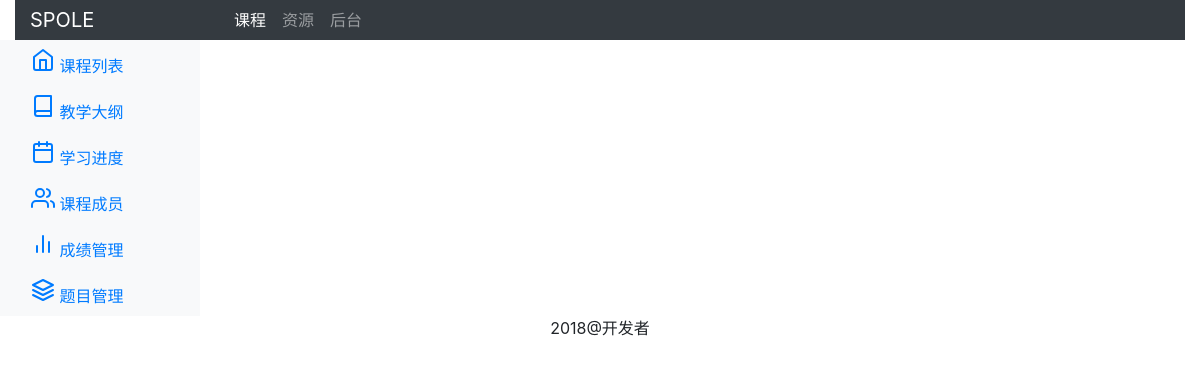
Before: /cms/course/1/questions with the older database file.
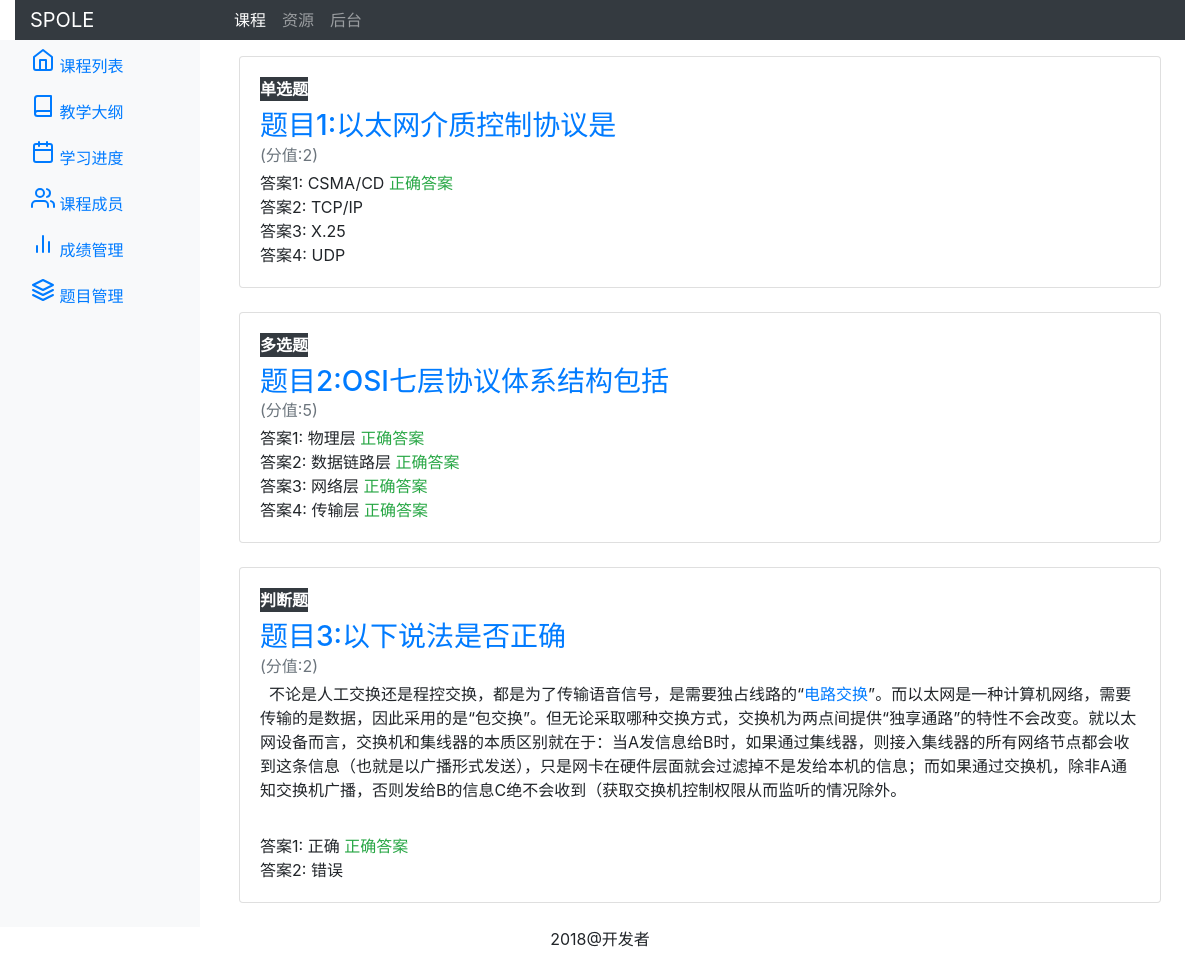
After: the same page with the newer database file.
### cms/models.py (models this page shows, shortened)
class Question(models.Model):
    QTYPE_CHOICES = (
    ('single', '单选题'),
    ('multiple', '多选题'),
    ('judgment', '判断题'),
    )
    course = models.ForeignKey(Course,on_delete=models.CASCADE,related_name="questions",default=None,verbose_name='所属课程')
    title = models.CharField(max_length=300,verbose_name='标题')
    subject = RichTextUploadingField(blank=True,verbose_name='题干')
    qtype = models.CharField(max_length=300,choices=QTYPE_CHOICES,verbose_name='题型')
    score = models.CharField(max_length=300,verbose_name='得分')
    class Meta:
        verbose_name_plural = '题目'

class Option(models.Model):
    question = models.ForeignKey(Question,on_delete=models.CASCADE,related_name="options",default=None,verbose_name='所属题目')
    content = models.CharField(max_length=300,verbose_name='选项内容')
    correct = models.BooleanField(verbose_name='是否答案')
    class Meta:
        verbose_name_plural = '题目选项'

### cms/views.py (the view)
# urls.py: path('course/<int:course_id>/questions',views.question_list,name="questions"),
def question_list(request,course_id):
    questions = Question.objects.filter(course_id=course_id)
    return render(request, "question_list.html",{"questions":questions,"course_id":course_id})

### cms/templates/question_list.html (shortened to what this page needs)
{% extends "base_cms.html" %}
{% block content %}
<div class="container">
  {% for question in questions %}
  <div class="card flex-md-row mb-4 box-shadow h-md-250">
    <div class="card-body d-flex flex-column align-items-start">
      <strong class="d-inline-block mb-2 text-white bg-dark">
            {% if question.qtype == 'single' %}
            单选题
            {% elif question.qtype == 'multiple' %}
            多选题
            {% elif question.qtype == 'judgment' %}
            判断题
            {% endif %}
      </strong>
      <h3 class="mb-0">
        <a class="text-primary" href="#">题目{{forloop.counter}}:{{question.title}}</a>
      </h3>
      <div class="mb-1 text-muted">(分值:{{question.score}})</div>
      <p class="card-text mb-auto">{{question.subject|safe}}</p>
      {% for option in question.options.all%}
       <p class="card-text mb-auto">答案{{forloop.counter}}:    {{option.content}}{% if option.correct %}<span class="text-success">    正确答案</span>{% endif %}</p>
      {% endfor %}
    </div>
   </div>
  {% endfor %}
</div>
{% endblock %}

### cms/templates/base_cms.html (shortened to what this page needs)
{% load staticfiles %}
<!doctype html>
<html lang="zh-cn">
    <head>
        <link rel="stylesheet" href="{% static 'bootstrap.min.css' %}">
        <link rel="stylesheet" href="{% static 'course.css' %}">
    </head>
    <body>
        <div class="container-fluid">
          {% include 'header.html' %}
          <div class="row">
              {% include 'leftslider.html' %}
            <main role="main" class="col-md-9 ml-sm-auto col-lg-10 pt-3 px-4">
              <div>
               {% block content %}{% endblock %}
              </div>
            </main>
          </div>
          {% include 'footer.html' %}
        </div>
    </body>
</html>

### cms/templates/header.html
<nav class="navbar navbar-expand navbar-dark bg-dark sticky-top flex-md-nowrap p-0">
<a class="navbar-brand col-sm-3 col-md-2 mr-0" href="#">SPOLE</a>
	<ul class="navbar-nav mr-auto px-3">
		<li class="nav-item active">
			<a class="nav-link" href="#">课程</a>
		</li>
		<li class="nav-item">
			<a class="nav-link" href="#">资源</a>
		</li>
		<li class="nav-item">
			<a class="nav-link" href="/admin/">后台</a>
		</li>
	</ul>
</nav>

### cms/templates/leftslider.html (shortened to what this page needs)
<nav class="col-md-2 d-none d-md-block bg-light">
  <div class="sidebar-sticky">
    <ul class="nav flex-column">
      <li class="nav-item">
        <a class="nav-link active" href={% url 'course' %}>
          <span data-feather="home"></span>
          课程列表
        </a>
      </li>
      <li class="nav-item">
        <a class="nav-link" href="{% url 'syllabus' course_id %}">
          <span data-feather="book"></span>
          教学大纲
        </a>
      </li>
      <li class="nav-item">
        <a class="nav-link" href="{% url 'completions' course_id %}">
          <span data-feather="calendar"></span>
          学习进度
        </a>
      </li>
      <li class="nav-item">
        <a class="nav-link" href="{% url 'members' course_id %}">
          <span data-feather="users"></span>
          课程成员
        </a>
      </li>
      <li class="nav-item">
        <a class="nav-link" href="{% url 'grades' course_id %}">
          <span data-feather="bar-chart-2"></span>
          成绩管理
        </a>
      </li>
      <li class="nav-item">
        <a class="nav-link" href="{% url 'questions' course_id %}">
          <span data-feather="layers"></span>
          题目管理
        </a>
      </li>
    </ul>
  </div>
</nav>

### cms/templates/footer.html
<div class="container">
    <p class="text-center">2018@开发者</p>
</div>

Changed rows visible on the page:
added Question: qtype "单选题", title "以太网介质控制协议是", score "2"
added Option: content "CSMA/CD", correct "正确答案", shown under "以太网介质控制协议是"
added Option: content "TCP/IP", shown under "以太网介质控制协议是"
added Option: content "X.25", shown under "以太网介质控制协议是"
added Option: content "UDP", shown under "以太网介质控制协议是"
added Question: qtype "多选题", title "OSI七层协议体系结构包括", score "5"
added Option: content "物理层", correct "正确答案", shown under "OSI七层协议体系结构包括"
added Option: content "数据链路层", correct "正确答案", shown under "OSI七层协议体系结构包括"
added Option: content "网络层", correct "正确答案", shown under "OSI七层协议体系结构包括"
added Option: content "传输层", correct "正确答案", shown under "OSI七层协议体系结构包括"
added Question: qtype "判断题", title "以下说法是否正确", score "2", subject "不论是人工交换还是程控交换，都是为了传输语音信号，是需要独占线路的“ 电路交换 ”。而以太网是一种计算机网络，需要传输的是数据，因此采用的是“包交换”。但无论采取哪种交换方式，交换机为两点间提供“独享通路”的特性不会改变。就以太网设备而言，交换机和集线器的本质区别就在于：当A发信息给B时，如果通过集线器，则接入集线器的所有网络节点都会收到这条信息（也就是以广播形式发送），只是网卡在硬件层面就会过滤掉不是发给本机的信息；而如果通过交换机，除非A通知交换机广播，否则发给B的信息C绝不会收到（获取交换机控制权限从而监听的情况除外。"
added Option: content "正确", correct "正确答案", shown under "以下说法是否正确"
added Option: content "错误", shown under "以下说法是否正确"
